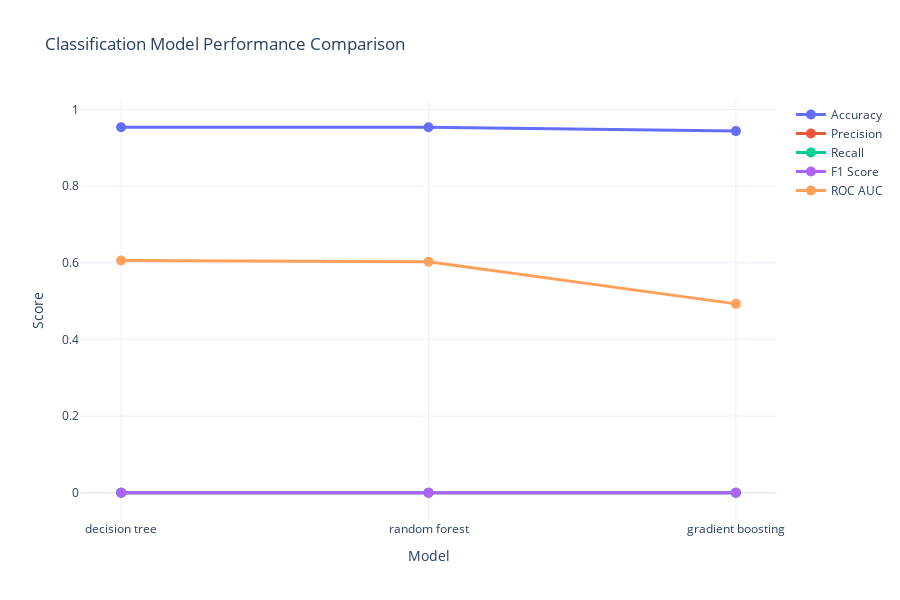

Write notebook code for a chart like this one.
### Code cell
# Classification Model Comparison
print("Creating classification model comparison...")

try:
    classification_results = pd.read_csv('models/classification_model_comparison.csv')
    
    fig = go.Figure()
    
    # Add traces for each metric (use correct column names)
    metrics = ['accuracy', 'precision', 'recall', 'f1_score', 'auc_roc']
    metric_labels = ['Accuracy', 'Precision', 'Recall', 'F1 Score', 'ROC AUC']
    
    for metric, label in zip(metrics, metric_labels):
        if metric in classification_results.columns:
            fig.add_trace(go.Scatter(
                name=label,
                x=classification_results['model'],
                y=classification_results[metric],
                mode='lines+markers',
                marker=dict(size=10),
                line=dict(width=3)
            ))
    
    fig.update_layout(
        title='Classification Model Performance Comparison',
        xaxis_title='Model',
        yaxis_title='Score',
        template='plotly_white',
        height=600,
        hovermode='x unified'
    )
    
    fig.write_html(f'{viz_dir}/classification_model_comparison.html')
    fig.show()
    print("✓ Classification model comparison saved!")
except FileNotFoundError:
    print("⚠ Classification model results not found")

### Figure 1 — Plotly figure (JSON) as saved in the notebook; plotly's stock layout.template omitted (floating-point values rounded to 4 significant figures)
{"data": [{"line": {"width": 3}, "marker": {"size": 10}, "mode": "lines+markers", "name": "Accuracy", "type": "scatter", "x": ["decision tree", "random forest", "gradient boosting"], "y": [0.9537, 0.9537, 0.9437]}, {"line": {"width": 3}, "marker": {"size": 10}, "mode": "lines+markers", "name": "Precision", "type": "scatter", "x": ["decision tree", "random forest", "gradient boosting"], "y": [0.0, 0.0, 0.0]}, {"line": {"width": 3}, "marker": {"size": 10}, "mode": "lines+markers", "name": "Recall", "type": "scatter", "x": ["decision tree", "random forest", "gradient boosting"], "y": [0.0, 0.0, 0.0]}, {"line": {"width": 3}, "marker": {"size": 10}, "mode": "lines+markers", "name": "F1 Score", "type": "scatter", "x": ["decision tree", "random forest", "gradient boosting"], "y": [0.0, 0.0, 0.0]}, {"line": {"width": 3}, "marker": {"size": 10}, "mode": "lines+markers", "name": "ROC AUC", "type": "scatter", "x": ["decision tree", "random forest", "gradient boosting"], "y": [0.6059, 0.6028, 0.4928]}], "layout": {"height": 600, "hovermode": "x unified", "title": {"text": "Classification Model Performance Comparison"}, "xaxis": {"title": {"text": "Model"}}, "yaxis": {"title": {"text": "Score"}}}}
